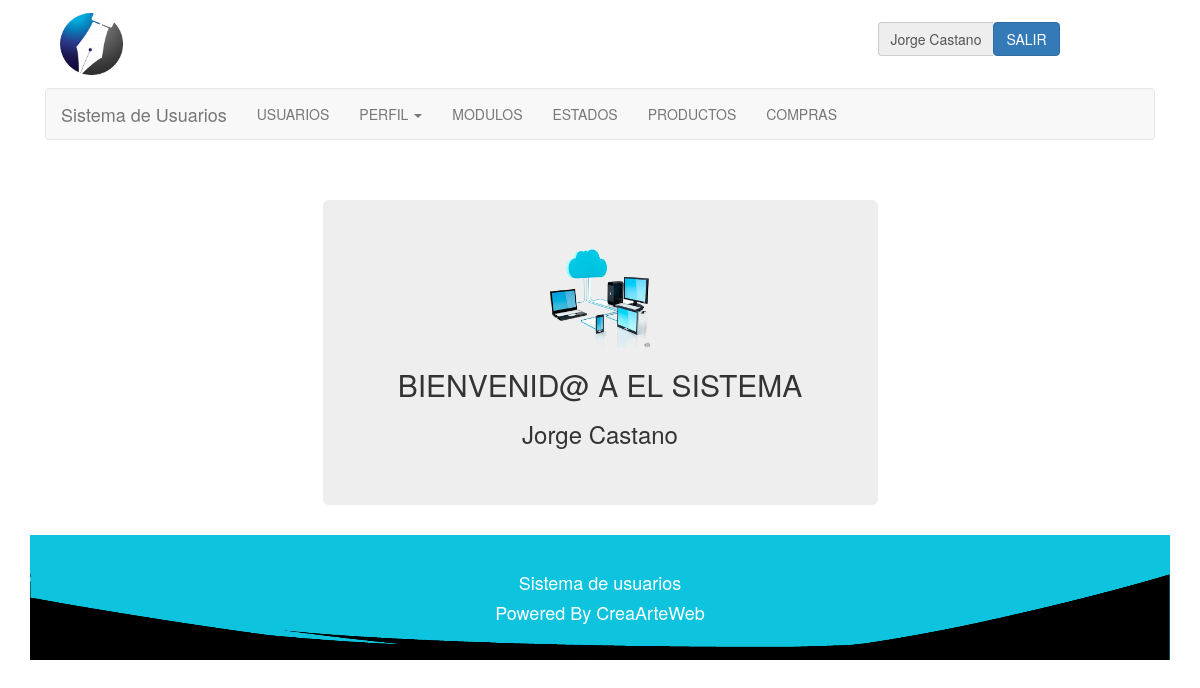
The app's page /php/lib/home.php (signed in) with its own data.
### tables this page shows
CREATE TABLE IF NOT EXISTS `modulo` (
  `codigomodulo` int(10) NOT NULL,
  `descripcion` varchar(40) NOT NULL,
  `ruta` varchar(40) NOT NULL,
  `tipo` int(2) NOT NULL COMMENT '1-normal, 2-submenu, 3-principal submenu'
);

### php/lib/session.php (called while the page is built, shortened)
<?php
	include("../class/Usuario.php");
	include("../class/Modulo.php");
	if (!isset($_SESSION["iniciada"]))
	{
		header( "location:../lib/logout.php" );
	}
	else
	{
		$miUsuario = unserialize( $_SESSION['miUsuario'] );
	}
?>

### php/class/Usuario.php (called while the page is built, shortened)
<?php
	class Usuario
	{
		private $perfil;
		function getPerfil()
		{
			return $this->perfil;
		}
	}
?>

### php/class/Modulo.php (called while the page is built, shortened)
<?php
	class Modulo
	{
		var $conexion;
		function setConexion ( $conexion )
		{
			$this -> conexion = $conexion;
		}
		function consultarUnModulo( $id )
		{
			$query = "SELECT *
					FROM modulo
					WHERE codigomodulo=$id";
			$this -> conexion -> conectar();
			$this -> conexion -> consultarRegistro( $query );
			$matrix = $this -> conexion->getMatrix();
			return $matrix;
		}
		function consultarModulosPerfil( $perfil )
		{
			$query = "SELECT * FROM perfilmodulo WHERE codigoperfil = '$perfil' ORDER BY codigomodulo";
			$this -> conexion -> conectar();
			$this -> conexion -> consultarRegistro( $query );
			$matrix = $this -> conexion->getMatrix();
			return $matrix;
		}
		function consultarSubmodulosRecursos( )
		{
			$query = "SELECT * FROM modulo WHERE tipo = 2 ORDER BY codigomodulo";
			$this -> conexion -> conectar();
			$this -> conexion -> consultarRegistro( $query );
			$matrix = $this -> conexion->getMatrix();
			return $matrix;
		}
	}
?>

### php/lib/conexion.php (called while the page is built, shortened)
<?php
	class Conexion
	{
		private $servidor;
		private $usuario;
		private $enlace;
		private $consulta;
		function Conexion( $servidor, $bd, $usuario, $pass )
		{
			$this->servidor = $servidor;
			$this->bd = $bd;
			$this->usuario = $usuario;
		}
		function conectar()
		{
			$this->enlace = mysql_connect( $this->servidor, $this->usuario);
		}
		function consultarRegistro( $query )
		{
			$this->consulta = mysql_query( $query, $this->enlace );
		}
		function getMatrix()
		{
			$matrix = array();
			while( $row = mysql_fetch_array( $this->consulta ) )
			{
				$matrix[] = $row;
			}
			return $matrix;
		}
	}
?>

### php/lib/menu.php (the view, shortened to what this page needs)
<nav class="navbar navbar-default">
	<div class="container-fluid">
		<div class="navbar-header">
		  	<a class="navbar-brand" href="../lib/home.php">
			  	Sistema de Usuarios
		  	</a>
		</div>
		<div class="collapse navbar-collapse" id="bs-example-navbar-collapse-1">
			<ul class="nav navbar-nav">
				<?php
					$miModulo = new Modulo( "", "", "", "" );
					$miModulo -> setConexion( $conexion );
					$modulosPerfil = $miModulo -> consultarModulosPerfil( $miUsuario->getPerfil() );
					if( $modulosPerfil )
					foreach( $modulosPerfil as $moduloP )
					{
						$modulo = $miModulo->consultarUnModulo( $moduloP[2] );
						if( $modulo )
						foreach( $modulo as $modulo2 )
						{
							if( $modulo2['3'] == 1  )
							{
								echo "<li class='divider-vertical'><a href='".$modulo2['2']."'>".$modulo2['1']."</a></li>";
							}
							if( $modulo2['3'] == 3  )
							{
								echo
									"<li class='dropdown' id='menu1'>
										<a class='dropdown-toggle' data-toggle='dropdown' href='#menu1'>".$modulo2['1']."
											<b class='caret'></b>
										</a>
									<ul class='dropdown-menu'>
										<li><a href='".$modulo2['2']."'>".$modulo2['1']."</a></li>";
										echo"
									</ul>
								</li>";
							}
						}
					}
				?>
		  	</ul>
		</div>
	</div>
</nav>

### records on screen
modulo: descripcion "USUARIOS"
modulo: descripcion "PERFIL"
modulo: descripcion "MODULOS"
modulo: descripcion "ESTADOS"
modulo: descripcion "PRODUCTOS"
modulo: descripcion "COMPRAS"

### other values on screen
$miUsuario -> getNombre() "Jorge"
$miUsuario -> getApellido() "Castano"
$miUsuario->getNombre() "Jorge"
$miUsuario->getApellido() "Castano"
